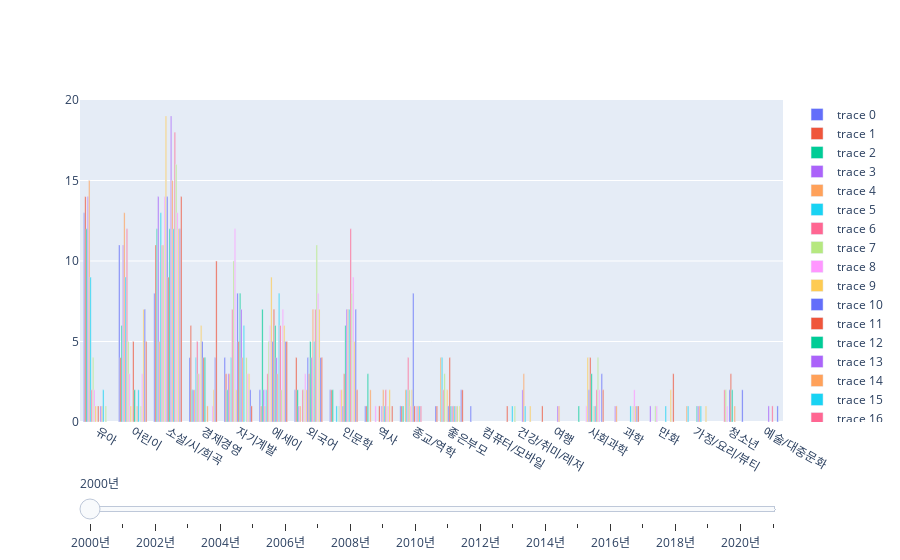

Notebook code cell kept with this figure:
### Code cell
df = pd.read_excel('bestsellers.xlsx')

df['페이지']= df['페이지'].str.replace("쪽","").astype(int)
df['가격']= df['가격'].str.replace(",","").astype(int)

step_list = [year + 2000 for year in range(22)]

data=[]
for step in step_list:
    df_query = df.query(f"연도 == {step}")
    grouped_df= df_query.groupby(by=["장르"], as_index=False).size().reset_index().sort_values("size",ascending=False)
    grouped_df_pulish = df_query.groupby(by=["출판사"], as_index=False).size().reset_index().sort_values("size",ascending=False)
    data.append(
        go.Bar(
            x = grouped_df['장르'], 
            y = grouped_df['size'],
        )
    )
    
    
fig = go.Figure(data)

layout = go.Layout(
    xaxis = dict(title=dict(text='연도',font=dict(size=18))),
    yaxis=dict(tickfont=dict(size=14)),
    barmode='stack'
        )

steps = []
for year in range(len(step_list)):
    step = dict(
        method="update",
        args=[{"visible": [False] * len(step_list)}],
        label=str(2000+year) + "년"
    )
    step["args"][0]["visible"][year] = True
    steps.append(step)

sliders = [dict(
    active=0,
    pad={"t": 50},
    steps=steps
)]

fig.update_layout(sliders=sliders)
fig.show()

### Figure 1 — Plotly figure (JSON) as saved in the notebook; plotly's stock layout.template omitted (floating-point values rounded to 4 significant figures)
{"data": [{"type": "bar", "x": ["유아", "어린이", "소설/시/희곡", "경제경영", "자기계발", "에세이", "외국어", "인문학", "역사", "종교/역학", "좋은부모", "컴퓨터/모바일"], "y": [13, 11, 8, 4, 4, 2, 2, 2, 1, 1, 1, 1]}, {"type": "bar", "x": ["유아", "소설/시/희곡", "경제경영", "어린이", "외국어", "자기계발", "인문학", "건강/취미/레저", "에세이", "여행", "역사", "종교/역학", "좋은부모"], "y": [14, 11, 6, 4, 4, 3, 2, 1, 1, 1, 1, 1, 1]}, {"type": "bar", "x": ["소설/시/희곡", "유아", "에세이", "어린이", "역사", "경제경영", "외국어", "인문학", "자기계발", "사회과학", "종교/역학"], "y": [12, 12, 7, 6, 3, 2, 2, 2, 2, 1, 1]}, {"type": "bar", "x": ["소설/시/희곡", "유아", "어린이", "자기계발", "경제경영", "에세이", "과학", "만화", "외국어"], "y": [14, 14, 11, 3, 2, 2, 1, 1, 1]}, {"type": "bar", "x": ["유아", "어린이", "소설/시/희곡", "좋은부모", "자기계발", "경제경영", "역사", "종교/역학", "가정/요리/뷰티", "과학", "에세이", "외국어"], "y": [15, 13, 5, 4, 3, 2, 2, 2, 1, 1, 1, 1]}, {"type": "bar", "x": ["소설/시/희곡", "어린이", "유아", "경제경영", "자기계발", "좋은부모", "에세이", "종교/역학", "가정/요리/뷰티", "건강/취미/레저", "인문학"], "y": [13, 9, 9, 4, 4, 4, 2, 2, 1, 1, 1]}, {"type": "bar", "x": ["어린이", "소설/시/희곡", "자기계발", "경제경영", "종교/역학", "에세이", "외국어", "유아", "좋은부모", "청소년"], "y": [12, 11, 7, 5, 4, 3, 2, 2, 2, 2]}, {"type": "bar", "x": ["소설/시/희곡", "자기계발", "어린이", "에세이", "유아", "경제경영", "좋은부모", "외국어", "종교/역학", "청소년", "건강/취미/레저", "만화", "인문학"], "y": [11, 10, 5, 5, 4, 3, 3, 2, 2, 2, 1, 1, 1]}, {"type": "bar", "x": ["소설/시/희곡", "자기계발", "에세이", "경제경영", "어린이", "외국어", "유아", "인문학", "만화", "사회과학", "역사", "종교/역학", "청소년"], "y": [14, 12, 6, 3, 3, 3, 2, 2, 1, 1, 1, 1, 1]}, {"type": "bar", "x": ["소설/시/희곡", "에세이", "경제경영", "사회과학", "외국어", "인문학", "자기계발", "종교/역학", "좋은부모", "어린이", "유아"], "y": [19, 9, 6, 4, 2, 2, 2, 2, 2, 1, 1]}, {"type": "bar", "x": ["소설/시/희곡", "자기계발", "종교/역학", "경제경영", "에세이", "외국어", "사회과학", "청소년", "인문학", "좋은부모"], "y": [14, 8, 8, 5, 5, 4, 2, 2, 1, 1]}, {"type": "bar", "x": ["소설/시/희곡", "에세이", "어린이", "자기계발", "경제경영", "사회과학", "좋은부모", "외국어", "인문학", "청소년", "역사", "유아", "종교/역학"], "y": [9, 7, 5, 5, 4, 4, 4, 3, 3, 3, 1, 1, 1]}, {"type": "bar", "x": ["소설/시/희곡", "자기계발", "에세이", "인문학", "외국어", "경제경영", "사회과학", "어린이", "청소년", "가정/요리/뷰티", "좋은부모"], "y": [12, 8, 6, 6, 5, 4, 3, 2, 2, 1, 1]}, {"type": "bar", "x": ["소설/시/희곡", "인문학", "자기계발", "에세이", "외국어", "건강/취미/레저", "가정/요리/뷰티", "여행", "역사", "예술/대중문화", "유아", "종교/역학", "좋은부모"], "y": [19, 7, 7, 4, 4, 2, 1, 1, 1, 1, 1, 1, 1]}, {"type": "bar", "x": ["소설/시/희곡", "외국어", "인문학", "자기계발", "건강/취미/레저", "에세이", "역사", "가정/요리/뷰티", "경제경영", "사회과학", "어린이", "여행", "유아", "종교/역학", "좋은부모", "청소년"], "y": [15, 7, 7, 4, 3, 3, 2, 1, 1, 1, 1, 1, 1, 1, 1, 1]}, {"type": "bar", "x": ["소설/시/희곡", "에세이", "인문학", "자기계발", "외국어", "어린이", "유아", "가정/요리/뷰티", "건강/취미/레저", "과학", "만화", "사회과학", "역사", "종교/역학", "좋은부모"], "y": [12, 8, 7, 6, 5, 2, 2, 1, 1, 1, 1, 1, 1, 1, 1]}, {"type": "bar", "x": ["소설/시/희곡", "인문학", "외국어", "에세이", "사회과학", "역사", "예술/대중문화", "종교/역학", "좋은부모"], "y": [18, 12, 7, 6, 2, 2, 1, 1, 1]}, {"type": "bar", "x": ["소설/시/희곡", "외국어", "인문학", "사회과학", "자기계발", "에세이", "과학", "어린이", "역사", "유아", "좋은부모"], "y": [16, 11, 8, 4, 4, 2, 1, 1, 1, 1, 1]}, {"type": "bar", "x": ["소설/시/희곡", "인문학", "외국어", "에세이", "어린이", "자기계발", "과학", "사회과학", "경제경영", "역사"], "y": [13, 9, 8, 7, 3, 3, 2, 2, 1, 1]}, {"type": "bar", "x": ["소설/시/희곡", "어린이", "외국어", "에세이", "인문학", "자기계발", "경제경영", "만화", "역사", "가정/요리/뷰티", "건강/취미/레저", "과학", "좋은부모"], "y": [12, 7, 7, 6, 5, 3, 2, 2, 2, 1, 1, 1, 1]}, {"type": "bar", "x": ["소설/시/희곡", "어린이", "인문학", "에세이", "경제경영", "외국어", "사회과학", "자기계발", "좋은부모", "청소년", "과학", "예술/대중문화"], "y": [12, 7, 7, 5, 4, 4, 3, 2, 2, 2, 1, 1]}, {"type": "bar", "x": ["소설/시/희곡", "경제경영", "어린이", "에세이", "외국어", "만화", "사회과학", "인문학", "좋은부모", "과학", "역사", "자기계발"], "y": [14, 10, 5, 5, 4, 3, 2, 2, 2, 1, 1, 1]}], "layout": {"sliders": [{"active": 0, "pad": {"t": 50}, "steps": [{"args": [{"visible": [true, false, false, false, false, false, false, false, false, false, false, false, false, false, false, false, false, false, false, false, false, false]}], "label": "2000년", "method": "update"}, {"args": [{"visible": [false, true, false, false, false, false, false, false, false, false, false, false, false, false, false, false, false, false, false, false, false, false]}], "label": "2001년", "method": "update"}, {"args": [{"visible": [false, false, true, false, false, false, false, false, false, false, false, false, false, false, false, false, false, false, false, false, false, false]}], "label": "2002년", "method": "update"}, {"args": [{"visible": [false, false, false, true, false, false, false, false, false, false, false, false, false, false, false, false, false, false, false, false, false, false]}], "label": "2003년", "method": "update"}, {"args": [{"visible": [false, false, false, false, true, false, false, false, false, false, false, false, false, false, false, false, false, false, false, false, false, false]}], "label": "2004년", "method": "update"}, {"args": [{"visible": [false, false, false, false, false, true, false, false, false, false, false, false, false, false, false, false, false, false, false, false, false, false]}], "label": "2005년", "method": "update"}, {"args": [{"visible": [false, false, false, false, false, false, true, false, false, false, false, false, false, false, false, false, false, false, false, false, false, false]}], "label": "2006년", "method": "update"}, {"args": [{"visible": [false, false, false, false, false, false, false, true, false, false, false, false, false, false, false, false, false, false, false, false, false, false]}], "label": "2007년", "method": "update"}, {"args": [{"visible": [false, false, false, false, false, false, false, false, true, false, false, false, false, false, false, false, false, false, false, false, false, false]}], "label": "2008년", "method": "update"}, {"args": [{"visible": [false, false, false, false, false, false, false, false, false, true, false, false, false, false, false, false, false, false, false, false, false, false]}], "label": "2009년", "method": "update"}, {"args": [{"visible": [false, false, false, false, false, false, false, false, false, false, true, false, false, false, false, false, false, false, false, false, false, false]}], "label": "2010년", "method": "update"}, {"args": [{"visible": [false, false, false, false, false, false, false, false, false, false, false, true, false, false, false, false, false, false, false, false, false, false]}], "label": "2011년", "method": "update"}, {"args": [{"visible": [false, false, false, false, false, false, false, false, false, false, false, false, true, false, false, false, false, false, false, false, false, false]}], "label": "2012년", "method": "update"}, {"args": [{"visible": [false, false, false, false, false, false, false, false, false, false, false, false, false, true, false, false, false, false, false, false, false, false]}], "label": "2013년", "method": "update"}, {"args": [{"visible": [false, false, false, false, false, false, false, false, false, false, false, false, false, false, true, false, false, false, false, false, false, false]}], "label": "2014년", "method": "update"}, {"args": [{"visible": [false, false, false, false, false, false, false, false, false, false, false, false, false, false, false, true, false, false, false, false, false, false]}], "label": "2015년", "method": "update"}, {"args": [{"visible": [false, false, false, false, false, false, false, false, false, false, false, false, false, false, false, false, true, false, false, false, false, false]}], "label": "2016년", "method": "update"}, {"args": [{"visible": [false, false, false, false, false, false, false, false, false, false, false, false, false, false, false, false, false, true, false, false, false, false]}], "label": "2017년", "method": "update"}, {"args": [{"visible": [false, false, false, false, false, false, false, false, false, false, false, false, false, false, false, false, false, false, true, false, false, false]}], "label": "2018년", "method": "update"}, {"args": [{"visible": [false, false, false, false, false, false, false, false, false, false, false, false, false, false, false, false, false, false, false, true, false, false]}], "label": "2019년", "method": "update"}, {"args": [{"visible": [false, false, false, false, false, false, false, false, false, false, false, false, false, false, false, false, false, false, false, false, true, false]}], "label": "2020년", "method": "update"}, {"args": [{"visible": [false, false, false, false, false, false, false, false, false, false, false, false, false, false, false, false, false, false, false, false, false, true]}], "label": "2021년", "method": "update"}]}]}}
